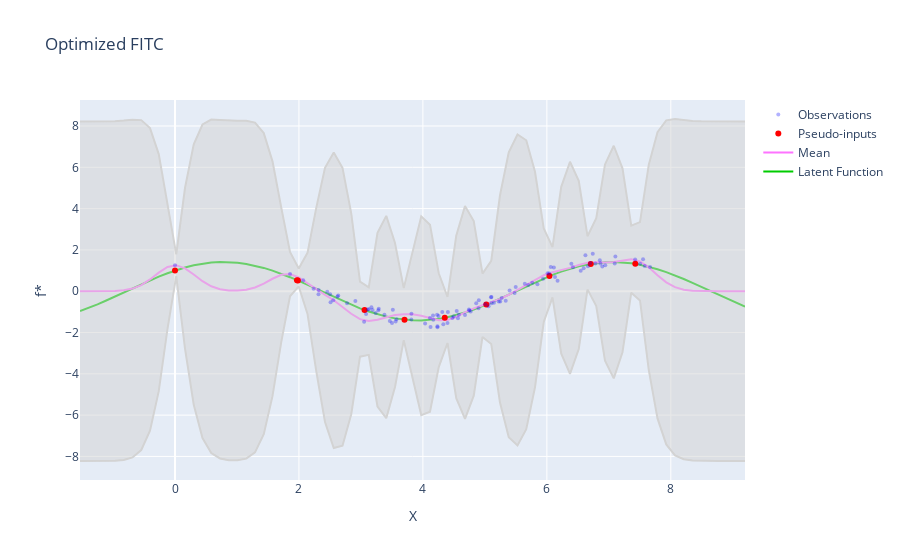

The code cell stored with this chart in its notebook:
### Code cell
model4.optimize(iteration=300, learning_rate=0.01)
mean4_opt, cov4_opt = model4.predict(X_pred.clone())

visualize(X, y, X_pred, f, mean4_opt, cov4_opt, p_inputs=model4.pseudo_inputs, title="Optimized FITC")
